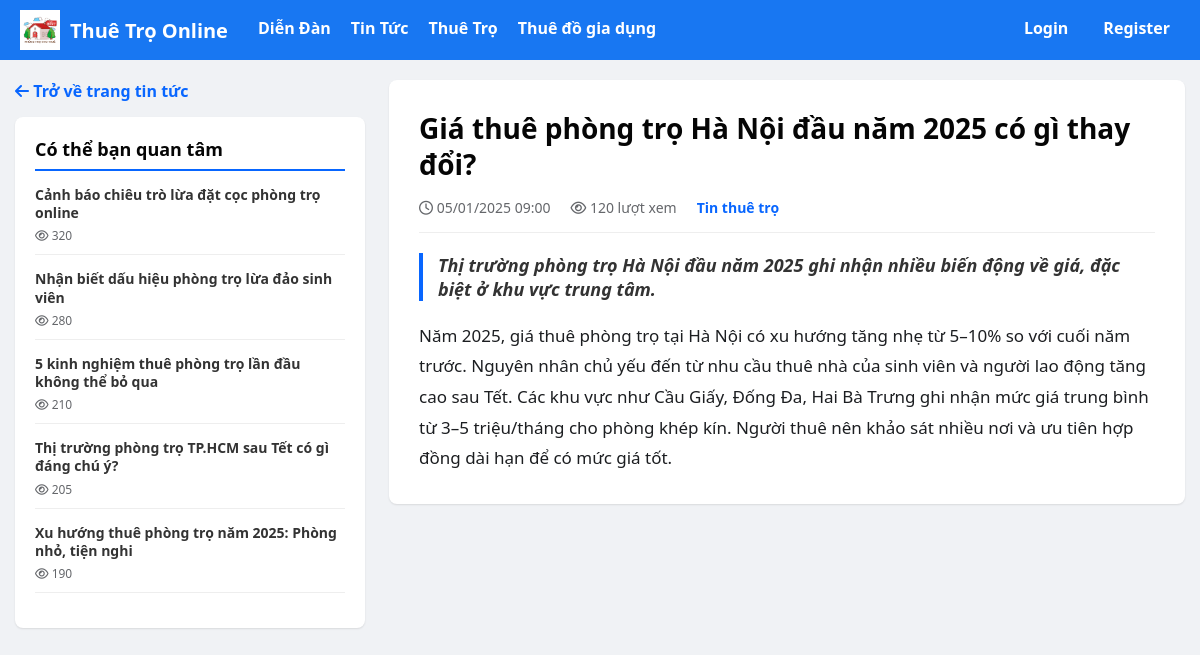
/news-detail.php?id=1, run on the app's committed database.
### tables this page shows
CREATE TABLE news (
    id INT AUTO_INCREMENT PRIMARY KEY,
    title VARCHAR(255) NOT NULL COMMENT 'Tiêu đề tin',
    slug VARCHAR(255) NOT NULL UNIQUE COMMENT 'Slug SEO',
    image_url VARCHAR(255) DEFAULT NULL COMMENT 'Ảnh đại diện tin',
    category VARCHAR(100) NOT NULL COMMENT 'Thể loại tin tức',
    summary TEXT COMMENT 'Mô tả ngắn',
    content LONGTEXT NOT NULL COMMENT 'Nội dung chi tiết',
    views INT DEFAULT 0 COMMENT 'Lượt xem',
    created_at DATETIME DEFAULT CURRENT_TIMESTAMP COMMENT 'Ngày đăng',
    INDEX idx_category (category),
    INDEX idx_views (views)
);

### public/news-detail.php (the view, shortened to what this page needs)
<?php
require_once __DIR__ . '/../config/db.php';
$id = isset($_GET['id']) ? (int)$_GET['id'] : 0;
$newsItem = null;
if ($id) {
    $pdo->exec("UPDATE news SET views = views + 1 WHERE id = $id");
    $stmt = $pdo->prepare("SELECT * FROM news WHERE id = ?");
    $stmt->execute([$id]);
    $newsItem = $stmt->fetch();
}
try {
    $stmtTop = $pdo->query("SELECT * FROM news ORDER BY views DESC LIMIT 5");
    $topNews = $stmtTop->fetchAll();
} catch (PDOException $e) {
    $topNews = [];
}
?>
<!doctype html>
<html lang="vi">
<head>
    <link rel="stylesheet" href="/assets/css/style.css">
    <link rel="stylesheet" href="https://cdnjs.cloudflare.com/ajax/libs/font-awesome/6.4.0/css/all.min.css">
</head>
<body>
<?php include __DIR__ . '/includes/header.php'; ?>
<div class="container">
    <aside class="sidebar">
        <a href="/news.php" class="btn-back"><i class="fa-solid fa-arrow-left"></i> Trở về trang tin tức</a>
        <div class="sidebar-card">
            <div class="sidebar-title">Có thể bạn quan tâm</div>
            <div class="top-news-list">
                <?php foreach ($topNews as $item): ?>
                    <a href="/news-detail.php?id=<?= $item['id'] ?>" class="top-news-item">
                        <div class="top-news-info">
                            <h4><?= htmlspecialchars($item['title']) ?></h4>
                            <div class="top-news-views"><i class="fa-regular fa-eye"></i> <?= number_format($item['views']) ?></div>
                        </div>
                    </a>
                <?php endforeach; ?>
            </div>
        </div>
    </aside>
    <main class="main-content">
        <article class="detail-card">
            <h1 class="detail-title"><?= htmlspecialchars($newsItem['title']) ?></h1>
            <div class="detail-meta">
                <span><i class="fa-regular fa-clock"></i> <?= date('d/m/Y H:i', strtotime($newsItem['created_at'])) ?></span>
                <span><i class="fa-regular fa-eye"></i> <?= number_format($newsItem['views']) ?> lượt xem</span>
                <span style="color: var(--primary-color); font-weight: bold;"><?= htmlspecialchars($newsItem['category']) ?></span>
            </div>
            <div class="detail-summary">
                <?= nl2br(htmlspecialchars($newsItem['summary'])) ?>
            </div>
            <div class="detail-body">
                <?= nl2br(htmlspecialchars($newsItem['content'])) ?>
            </div>
        </article>
    </main>
</div>
<?php if (file_exists(__DIR__ . '/includes/footer.php')) include __DIR__ . '/includes/footer.php'; ?>
</body>
</html>

### public/assets/css/style.css (style rules this page uses)
body { font-family: Arial, sans-serif; margin: 16px; }

### public/news-detail.php (style rules this page uses)
:root { --bg-color: #f0f2f5; --card-bg: #ffffff; --primary-color: #0866ff; --text-color: #050505; --secondary-text: #65676b; }
body { font-family: 'Segoe UI', Helvetica, Arial, sans-serif; background-color: var(--bg-color); margin: 0; padding: 0; color: var(--text-color); }
.container { max-width: 1200px; margin: 20px auto; padding: 0 15px; display: grid; grid-template-columns: 350px 1fr; gap: 24px; }
.sidebar { position: sticky; top: 20px; height: fit-content; }
.sidebar-card { background: var(--card-bg); border-radius: 8px; box-shadow: 0 1px 2px rgba(0, 0, 0, 0.1); padding: 20px; margin-bottom: 20px; }
.sidebar-title { font-size: 18px; font-weight: 700; margin-bottom: 15px; border-bottom: 2px solid var(--primary-color); padding-bottom: 8px; }
.top-news-item { display: block; margin-bottom: 15px; border-bottom: 1px solid #eee; padding-bottom: 10px; text-decoration: none; color: inherit; }
.top-news-info h4 { margin: 0 0 5px 0; font-size: 14px; font-weight: 600; line-height: 1.3; color: #333; }
.top-news-views { font-size: 12px; color: var(--secondary-text); }
.detail-card { background: white; padding: 30px; border-radius: 8px; box-shadow: 0 1px 2px rgba(0,0,0,0.1); }
.detail-title { font-size: 28px; font-weight: 700; margin: 0 0 15px 0; line-height: 1.3; }
.detail-meta { color: var(--secondary-text); margin-bottom: 20px; padding-bottom: 15px; border-bottom: 1px solid #eee; display: flex; gap: 20px; font-size: 14px; }
.detail-summary { font-weight: 600; font-size: 18px; margin-bottom: 20px; color: #333; font-style: italic; border-left: 4px solid var(--primary-color); padding-left: 15px; }
.detail-body { font-size: 17px; line-height: 1.8; color: #1c1e21; }
.btn-back { display: inline-block; margin-bottom: 15px; text-decoration: none; color: var(--primary-color); font-weight: 600; }

### data on the page
news: title "Cảnh báo chiêu trò lừa đặt cọc phòng trọ online", views "320"
news: title "Nhận biết dấu hiệu phòng trọ lừa đảo sinh viên", views "280"
news: title "5 kinh nghiệm thuê phòng trọ lần đầu không thể bỏ qua", views "210"
news: title "Thị trường phòng trọ TP.HCM sau Tết có gì đáng chú ý?", views "205"
news: title "Xu hướng thuê phòng trọ năm 2025: Phòng nhỏ, tiện nghi", views "190"
news: title "Giá thuê phòng trọ Hà Nội đầu năm 2025 có gì thay đổi?", created_at "05/01/2025 09:00", views "120", category "Tin thuê trọ", summary "Thị trường phòng trọ Hà Nội đầu năm 2025 ghi nhận nhiều biến động về giá, đặc biệt ở khu vực trung tâm.", content "Năm 2025, giá thuê phòng trọ tại Hà Nội có xu hướng tăng nhẹ từ 5–10% so với cuối năm trước. Nguyên nhân chủ yếu đến từ nhu cầu thuê nhà của sinh viên và người lao động tăng cao sau Tết. Các khu vực như Cầu Giấy, Đống Đa, Hai Bà Trưng ghi nhận mức giá trung bình từ 3–5 triệu/tháng cho phòng khép kín. Người thuê nên khảo sát nhiều nơi và ưu tiên hợp đồng dài hạn để có mức giá tốt."
